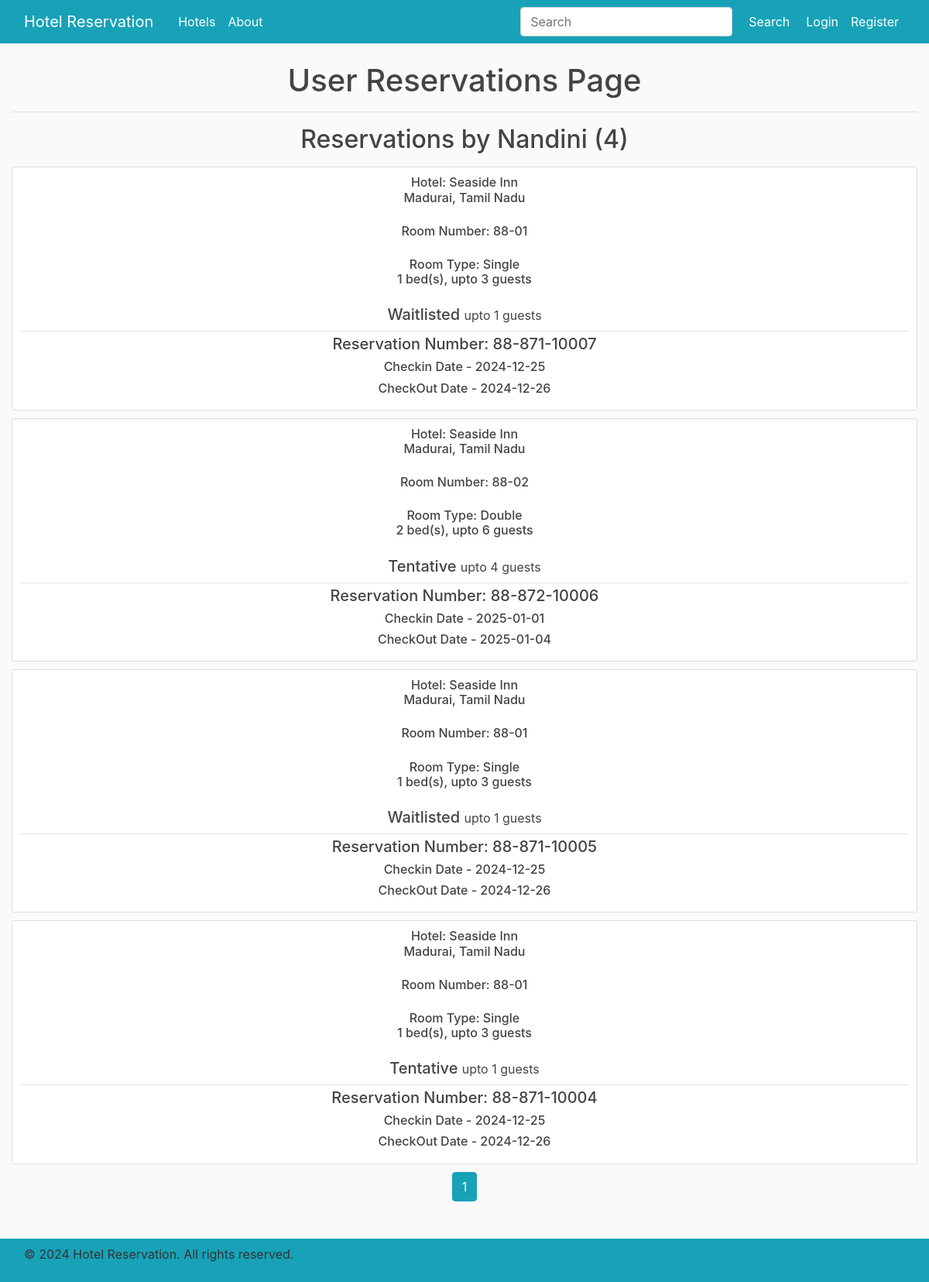
/user/reservations/Nandini/, run on the app's committed database.
### hotelreservation/models.py (models this page shows, shortened)
class User(db.Model, UserMixin):
    id = db.Column(db.Integer, primary_key=True)
    username = db.Column(db.String(20), unique=True, nullable=False)
    email = db.Column(db.String(100), unique=True, nullable=False)
    image_file = db.Column(db.String(20), nullable=False, default="default.jpg")
    password = db.Column(db.String(60), nullable=False)
    posts = db.relationship("Post", backref="author", lazy="dynamic")
    reservations = db.relationship("Reservation", backref="customer", lazy="dynamic")

class Hotel(db.Model):
    id = db.Column(db.Integer, primary_key=True)
    name = db.Column(db.String(100), nullable=False)
    date_posted = db.Column(db.DateTime, nullable=False, default=datetime.utcnow)
    type = db.Column(db.String(20), nullable=False)
    description = db.Column(db.Text, nullable=False)
    image_file = db.Column(db.String(20), nullable=False, default="default.jpg")
    city = db.Column(db.String(50), nullable=False)
    state = db.Column(db.String(50), nullable=False)
    contact = db.Column(db.String(10), nullable=False)
    rooms = db.relationship("Room", backref="hotel", lazy=True)
    reservations = db.relationship("Reservation", backref="hotel", lazy="dynamic")

class Room(db.Model):
    id = db.Column(db.Integer, primary_key=True)
    number = db.Column(db.String(10), nullable=False)
    date_posted = db.Column(db.DateTime, nullable=False, default=datetime.utcnow)
    type = db.Column(db.String(20), nullable=False)
    description = db.Column(db.Text, nullable=False)
    image_file = db.Column(db.String(20), nullable=False, default="default.jpg")
    availability_status = db.Column(db.Boolean, nullable=False, default=True)
    price = db.Column(db.Integer, nullable=False)
    capacity = db.Column(db.Integer, nullable=False)
    hotel_id = db.Column(db.Integer, db.ForeignKey("hotel.id"), nullable=False)
    reservations = db.relationship("Reservation", backref="room", lazy="dynamic")

### hotelreservation/users/views.py (the view)
@users.route("/user/reservations/<string:username>/")
def user_reservations(username):
    page = request.args.get("page", 1, type=int)
    user = User.query.filter_by(username=username).first_or_404()
    reservations = Reservation.query.filter_by(customer=user).order_by(Reservation.date_posted.desc()).paginate(page=page, per_page=5)
    return render_template("user_reservations.html", title="User Reservations", block_title="User Reservations Page", reservations=reservations, user=user)

### hotelreservation/templates/user_reservations.html
{% extends "base.html" %}
{% block content %}
    <h1>{{ block_title }}</h1><hr>
    <h2 class="mb-3">Reservations by {{ user.username }} ({{ reservations.total }})</h2>
    {% for reservation in reservations.items %}
        <article class="media content-section">
            <div class="media-body">
                <h6 class=" mb-4">Hotel: {{ reservation.hotel.name }}<br>{{ reservation.hotel.city }}, {{ reservation.hotel.state }}</h6>
                <h6 class=" mb-4">Room Number: {{ reservation.room.number }}</h6>
                <h6 class=" mb-4">Room Type: {{ reservation.room.type }}<br>{{ reservation.room.capacity }} bed(s), upto {{ reservation.room.capacity * 3 }} guests</h6>
                <div class="article-metadata">
                    <h5>
                        {{ reservation.type }}
                        <small class="article-content">upto {{ reservation.guest_count }} guests</small>
                    </h5>
                </div>
                <h5><a class="article-title" href="{{ url_for('reservations.reservation', reservation_id=reservation.id) }}">Reservation Number: {{ reservation.number }}</a></h5>
                <h6 class="article-content">Checkin Date - {{ reservation.checkin_date.strftime('%Y-%m-%d') }}</h6>
                <h6 class="article-content">CheckOut Date - {{ reservation.checkout_date.strftime('%Y-%m-%d') }}</h6>
            </div>
        </article>
    {% endfor %}
    {% for page_num in reservations.iter_pages(left_edge=1, right_edge=1, left_current=1, right_current=2) %}
      {% if page_num %}
        {% if reservations.page == page_num %}
          <a class="btn btn-info mb-4" href="{{ url_for('users.user_reservations', username=user.username, page=page_num) }}">{{ page_num }}</a>
        {% else %}
          <a class="btn btn-outline-info mb-4" href="{{ url_for('users.user_reservations', username=user.username, page=page_num) }}">{{ page_num }}</a>
        {% endif %}
      {% else %}
        ...
      {% endif %}
    {% endfor %}
{% endblock content %}

### hotelreservation/static/main.css (style rules this page uses)
body { background: #fafafa; color: #333333; margin-top: 5rem; margin-bottom: 5rem; }
h1, h2, h3, h4, h5, h6 { color: #444444; }
.content-section { background: #ffffff; padding: 10px 10px; border: 1px solid #dddddd; border-radius: 3px; margin-bottom: 10px; }
.article-title { color: #444444; }
.article-content { white-space: pre-line; }
.article-metadata { padding-bottom: 1px; margin-bottom: 4px; border-bottom: 1px solid #e3e3e3 }

### data on the page
User: username "Nandini"
Hotel: hotel.name "Seaside Inn" "Seaside Inn" "Seaside Inn" "Seaside Inn", hotel.city "Madurai" "Madurai" "Madurai" "Madurai", hotel.state "Tamil Nadu" "Tamil Nadu" "Tamil Nadu" "Tamil Nadu"
Room: room.number "88-01" "88-01" "88-01", room.type "Single" "Single" "Single", room.capacity "1" "1" "1", reservation.room.capacity*3 "3" "3" "3"
Room: room.number "88-02", room.type "Double", room.capacity "2", reservation.room.capacity*3 "6"

### other printed values
{{ block_title }} "User Reservations Page"
{{ reservations.total }} "4"
{{ reservation.type }} "Waitlisted" "Tentative" "Waitlisted" "Tentative"
{{ reservation.guest_count }} "1" "4" "1" "1"
{{ reservation.number }} "88-871-10007" "88-872-10006" "88-871-10005" "88-871-10004"
{{ reservation.checkin_date.strftime('%Y-%m-%d') }} "2024-12-25" "2025-01-01" "2024-12-25" "2024-12-25"
{{ reservation.checkout_date.strftime('%Y-%m-%d') }} "2024-12-26" "2025-01-04" "2024-12-26" "2024-12-26"
{{ page_num }} "1"
